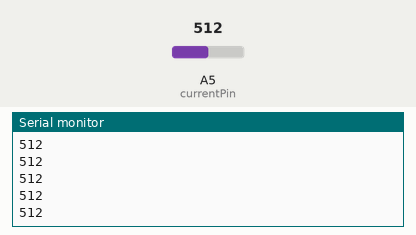
A sketch run on a simulated Arduino Uno, built with avr-gcc and run on an emulated ATmega328P. On the bench: the last lines printed to the serial monitor. Inputs (shaded band) come from the test bench; at power-on: A5 (currentPin) = 512.

Above: at 1.2 s.
1.3 s: A5 (currentPin) set to 716
At 1.8 s:
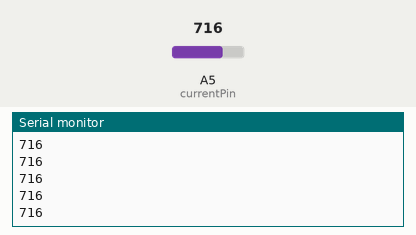
2.8 s: A5 (currentPin) set to 900
At 3.3 s:
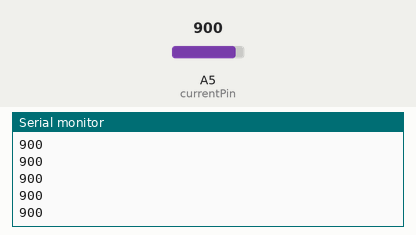
Timing chart, 0 to 5.8 s (numbered marks = the images above; inputs shaded):
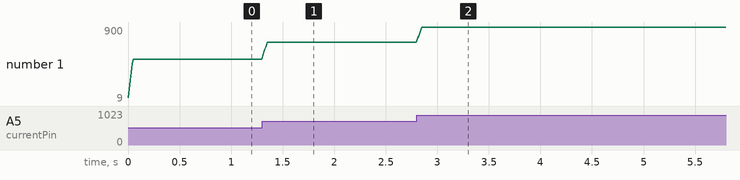

The sketch:

sketch_nov05a.ino
```cpp
int currentPin = A5;
int currentVal = 0;
int avgVal = 0;

int avgElements = 10;
int runningAvg[10] = {0};
int index = 0;

void setup() {

  Serial.begin(9600);

  pinMode(currentPin, INPUT);

}

void loop() {
  currentVal = analogRead(currentPin);

  index++;
  index = index % avgElements;
  runningAvg[index] = currentVal;

  int currTotal = 0;
  for(int i=0; i< avgElements; i++) {
    currTotal += runningAvg[i];
  }
  avgVal = currTotal/(float)avgElements;

  Serial.println(avgVal);
  delay(5);
}
```

Measured:
- after the input at 1.3 s, the serial monitor: prints a new line at once (image 1)
- after the input at 2.8 s, the serial monitor: prints a new line at once (image 2)
- plotted number 1: 512 → 716 after the input at 1.3 s, 716 → 9 after the input at 2.8 s
